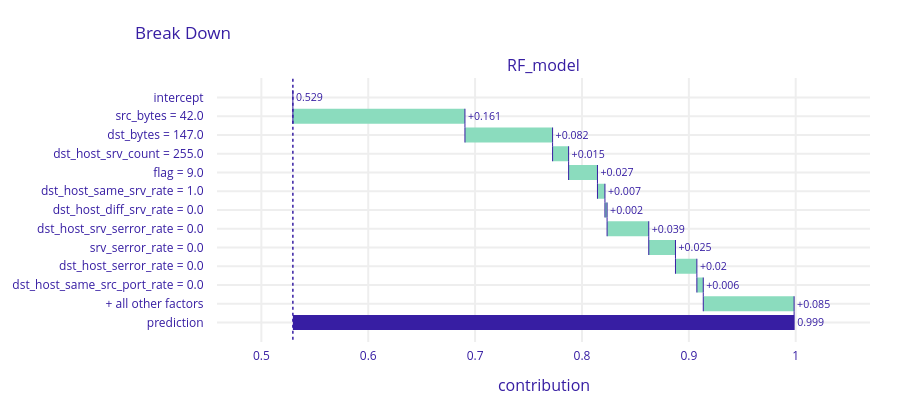

Notebook cell for this chart:
### Code cell
# Comparison plots:
plt.figure()
shap.plots.waterfall(shap_feat_values[row])
plt.show()

bd = explainer_dalex.predict_parts(obseravation, type="break_down")
bd.plot()

### Figure 1 — Plotly figure (JSON) as saved in the notebook; plotly's stock layout.template omitted (floating-point values rounded to 4 significant figures)
{"data": [{"base": 0.5295, "connector": {"line": {"color": "#371ea3", "dash": "solid", "width": 1}, "mode": "spanning"}, "decreasing": {"marker": {"color": "#f05a71"}}, "hoverinfo": "text+delta", "hoverlabel": {"bgcolor": "rgba(0,0,0,0.8)"}, "hovertext": ["Average response: 0.529<br>Prediction: 0.999", "src_bytes = 42.0<br>increases average response by", "dst_bytes = 147.0<br>increases average response by", "dst_host_srv_count = 255.0<br>increases average response by", "flag = 9.0<br>increases average response by", "dst_host_same_srv_rate = 1.0<br>increases average response by", "dst_host_diff_srv_rate = 0.0<br>increases average response by", "dst_host_srv_serror_rate = 0.0<br>increases average response by", "srv_serror_rate = 0.0<br>increases average response by", "dst_host_serror_rate = 0.0<br>increases average response by", "dst_host_same_src_port_rate = 0.0<br>increases average response by", "+ all other factors<br>increases average response by", "Average response: 0.529<br>Prediction: 0.999"], "increasing": {"marker": {"color": "#8bdcbe"}}, "measure": ["relative", "relative", "relative", "relative", "relative", "relative", "relative", "relative", "relative", "relative", "relative", "relative", "total"], "orientation": "h", "showlegend": false, "text": ["0.529", "+0.161", "+0.082", "+0.015", "+0.027", "+0.007", "+0.002", "+0.039", "+0.025", "+0.02", "+0.006", "+0.085", "0.999"], "textposition": "outside", "totals": {"marker": {"color": "#371ea3"}}, "type": "waterfall", "x": [0, 0.161, 0.082, 0.015, 0.027, 0.007, 0.002, 0.039, 0.025, 0.02, 0.006, 0.085, 0.469], "xaxis": "x", "y": ["intercept", "src_bytes = 42.0", "dst_bytes = 147.0", "dst_host_srv_count = 255.0", "flag = 9.0", "dst_host_same_srv_rate = 1.0", "dst_host_diff_srv_rate = 0.0", "dst_host_srv_serror_rate = 0.0", "srv_serror_rate = 0.0", "dst_host_serror_rate = 0.0", "dst_host_same_src_port_rate = 0.0", "+ all other factors", "prediction"], "yaxis": "y"}], "layout": {"annotations": [{"font": {"size": 16}, "showarrow": false, "text": "RF_model", "x": 0.5, "xanchor": "center", "xref": "paper", "y": 1, "yanchor": "bottom", "yref": "paper"}, {"font": {"size": 16}, "showarrow": false, "text": "contribution", "x": 0.5, "xanchor": "center", "xref": "paper", "y": 0, "yanchor": "top", "yref": "paper", "yshift": -30}], "font": {"color": "#371ea3"}, "height": 413, "margin": {"b": 71, "r": 30, "t": 78}, "shapes": [{"line": {"color": "#371ea3", "dash": "dot", "width": 1.5}, "type": "line", "x0": 0.5295, "x1": 0.5295, "xref": "x", "y0": -1, "y1": 13, "yref": "y"}], "title": {"text": "Break Down", "x": 0.15}, "xaxis": {"anchor": "y", "automargin": true, "domain": [0, 1], "fixedrange": true, "gridwidth": 2, "range": [0.4585, 1.069], "tickcolor": "white", "ticklen": 3, "ticks": "outside", "type": "linear", "zeroline": false}, "yaxis": {"anchor": "x", "automargin": true, "autorange": "reversed", "domain": [0, 1], "fixedrange": true, "gridwidth": 2, "tickcolor": "white", "ticklen": 10, "ticks": "outside", "type": "category"}}}
